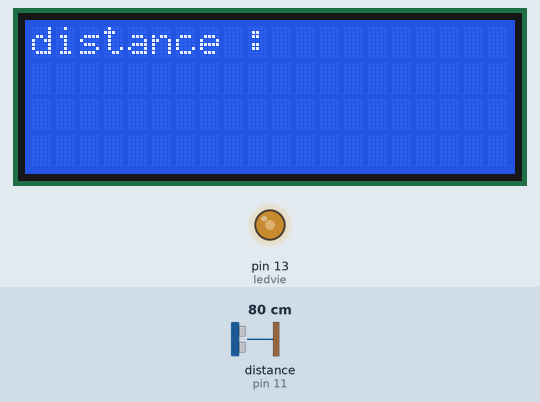
Recording of a sketch running on a simulated Arduino Uno, built with avr-gcc and run on an emulated ATmega328P. Parts: 20×4 character LCD, output pins drawn as LEDs (lit = HIGH). Wiring (inferred from the names in the program): ultrasonic range finder: trigger pin 10; echo pin 11. Inputs (shaded band) come from the test bench; at power-on: distance to the obstacle (sensor on pin 11) 80 cm. The echo pulse lasts 58.3 µs per cm; pins used as bus, display or sensor lines are not drawn; what the sketch prints to the serial monitor is not drawn.

Above: at 1.2 s.
1.3 s: distance to the obstacle (sensor on pin 11) set to 2 cm
At 1.61 s:
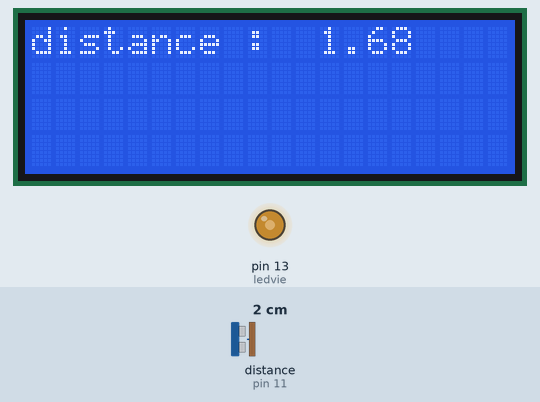
2.9 s: distance to the obstacle (sensor on pin 11) set to 9 cm
At 4.2 s:
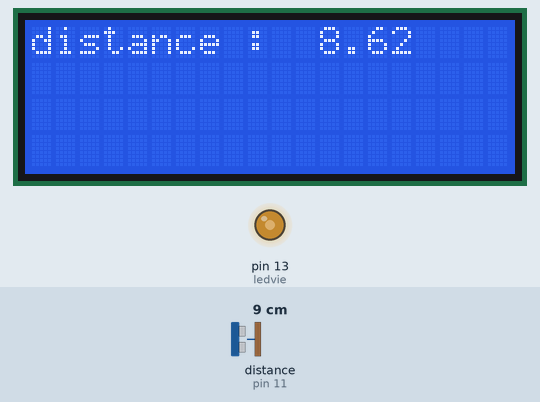
4.4 s: distance to the obstacle (sensor on pin 11) set to 18 cm
At 6.3 s:
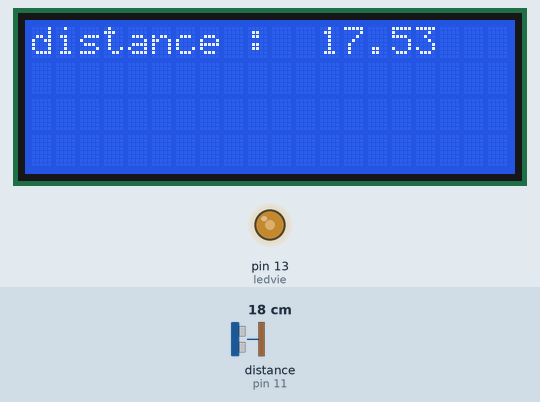
Timing chart, 0 to 12.1 s (numbered marks = the images above; inputs shaded):
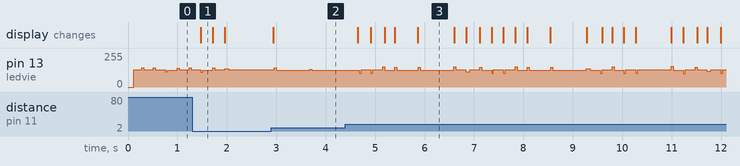

The sketch:

Ultrason_1.ino
```cpp
#include <Wire.h>
#include <LiquidCrystal_I2C.h>
#define ledvie 13

LiquidCrystal_I2C lcd(0x27,20,4);  // set the LCD address to 0x27 for a 20 chars and 4 line display

#define TRIGGER 10
#define ECHO 11
boolean etatledvie=LOW;
unsigned long t,t0=0,temps=0;
float distanceA=0,distanceD=0;
byte delta=500;


void setup() {
  Serial.begin(9600);

pinMode(TRIGGER, OUTPUT);
lcd.init();                      // initialize the lcd

  // Print a message to the LCD.
  lcd.backlight();
  lcd.setCursor(0,0);
  lcd.print("distance : ");
 pinMode(ledvie, OUTPUT);
  digitalWrite(ledvie,etatledvie);

}

void loop() {
etatledvie = !etatledvie;
digitalWrite(ledvie,etatledvie);
t=millis();

if((t-t0)>=delta){
  t0=t;
TLU();
}


}

void TLU (void){
  //on créer une impulsion de 10µs sur le trigger
digitalWrite(TRIGGER,HIGH);
delayMicroseconds(10);
digitalWrite(TRIGGER , LOW);
//mesure de la distance de l'obstacle
temps = pulseIn(ECHO, HIGH,4250);
distanceD = (temps*0.034)/2;
if(distanceA!= distanceD){
  Serial.println(distanceD);
lcd.setCursor(12,0);
lcd.print(distanceD);
  distanceA= distanceD;

}
}
```

Measured:
- after the input at 1.3 s, the display: changes after 0.18 s (image 1)
- after the input at 2.9 s, the display: changes at once (image 2)
- after the input at 4.4 s, the display: changes after 0.24 s (image 3)
- what the display in image 3 shows lasts 0.7 s, from 5.9 s to 6.6 s
